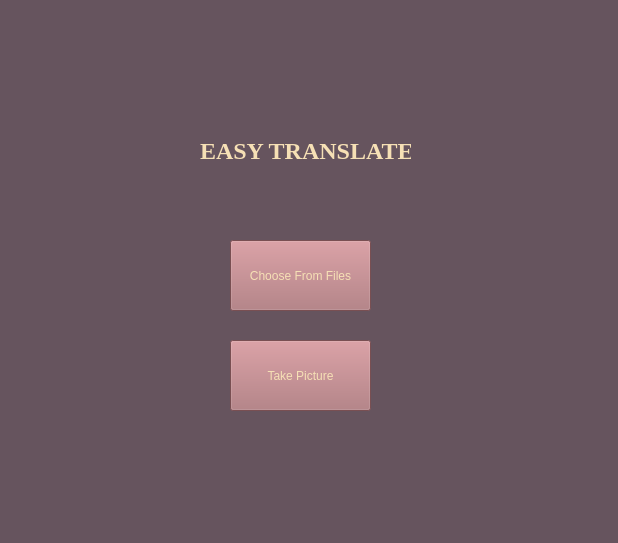
<?xml version="1.0" encoding="UTF-8"?>
<ui version="4.0">
 <class>MainWindow</class>
 <widget class="QMainWindow" name="MainWindow">
  <property name="geometry">
   <rect>
    <x>0</x>
    <y>0</y>
    <width>618</width>
    <height>543</height>
   </rect>
  </property>
  <property name="windowTitle">
   <string>MainWindow</string>
  </property>
  <property name="styleSheet">
   <string notr="true">background-color:		#66545e;</string>
  </property>
  <widget class="QWidget" name="centralwidget">
   <widget class="QPushButton" name="From_File">
    <property name="geometry">
     <rect>
      <x>230</x>
      <y>240</y>
      <width>141</width>
      <height>71</height>
     </rect>
    </property>
    <property name="styleSheet">
     <string notr="true">font: 12pt &quot;Times New Roman&quot;;
background-color: 	#aa6f73 ;
color: 	#f6e0b5 ;</string>
    </property>
    <property name="text">
     <string>Choose From Files</string>
    </property>
   </widget>
   <widget class="QLabel" name="label">
    <property name="geometry">
     <rect>
      <x>200</x>
      <y>120</y>
      <width>211</width>
      <height>61</height>
     </rect>
    </property>
    <property name="font">
     <font>
      <family>Times New Roman</family>
      <pointsize>18</pointsize>
      <weight>75</weight>
      <italic>false</italic>
      <bold>true</bold>
     </font>
    </property>
    <property name="styleSheet">
     <string notr="true">font:bold 18pt &quot;Times New Roman&quot;;
color: 		#f6e0b5 ;</string>
    </property>
    <property name="text">
     <string>EASY TRANSLATE</string>
    </property>
   </widget>
   <widget class="QPushButton" name="Take_Pic">
    <property name="geometry">
     <rect>
      <x>230</x>
      <y>340</y>
      <width>141</width>
      <height>71</height>
     </rect>
    </property>
    <property name="styleSheet">
     <string notr="true">font: 12pt &quot;Times New Roman&quot;;
color: 	#f6e0b5 ;
background-color: 			#aa6f73 ;</string>
    </property>
    <property name="text">
     <string>Take Picture</string>
    </property>
   </widget>
  </widget>
  <widget class="QStatusBar" name="statusbar"/>
 </widget>
 <resources/>
 <connections/>
</ui>
